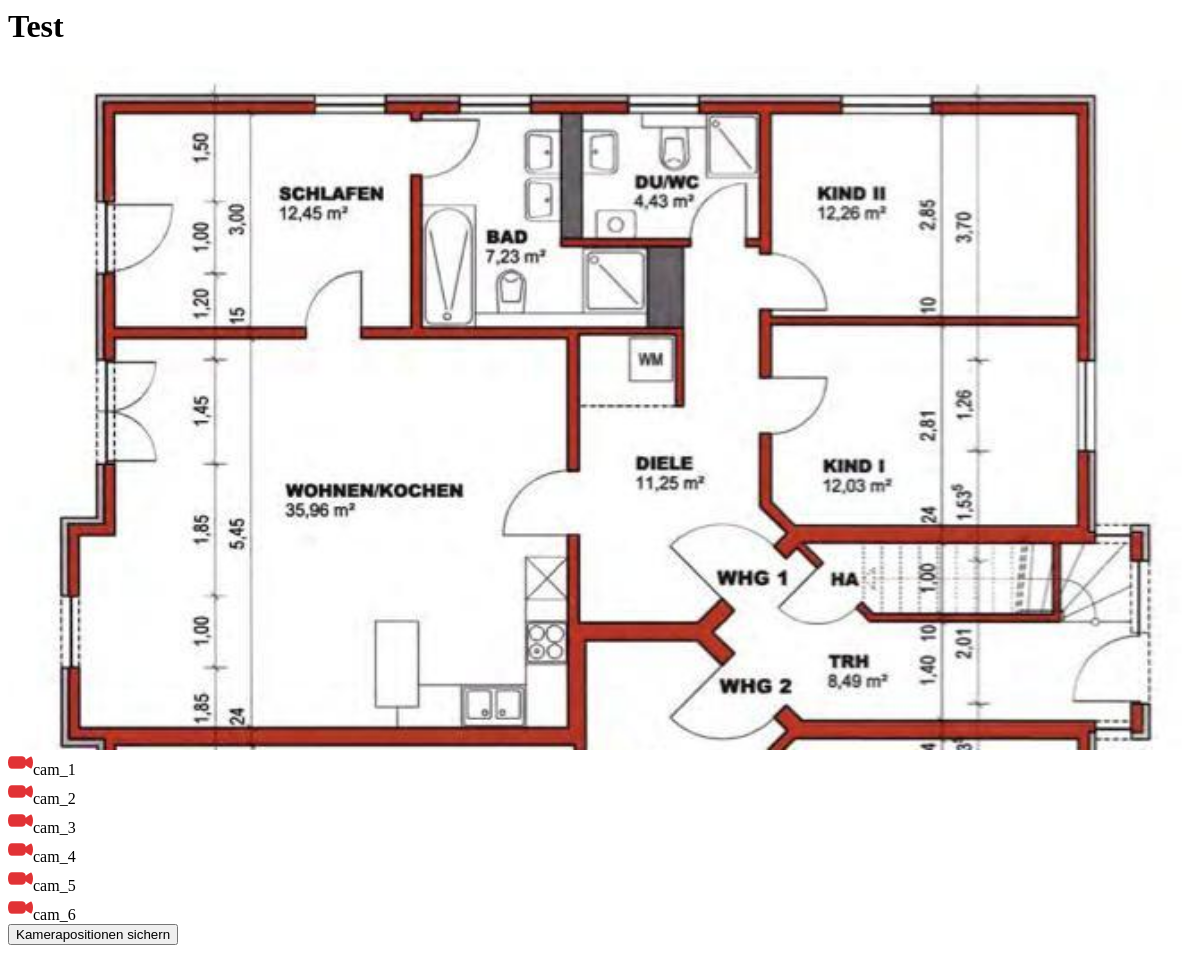
/managecams/1/, run on an earlier commit of the app's database.
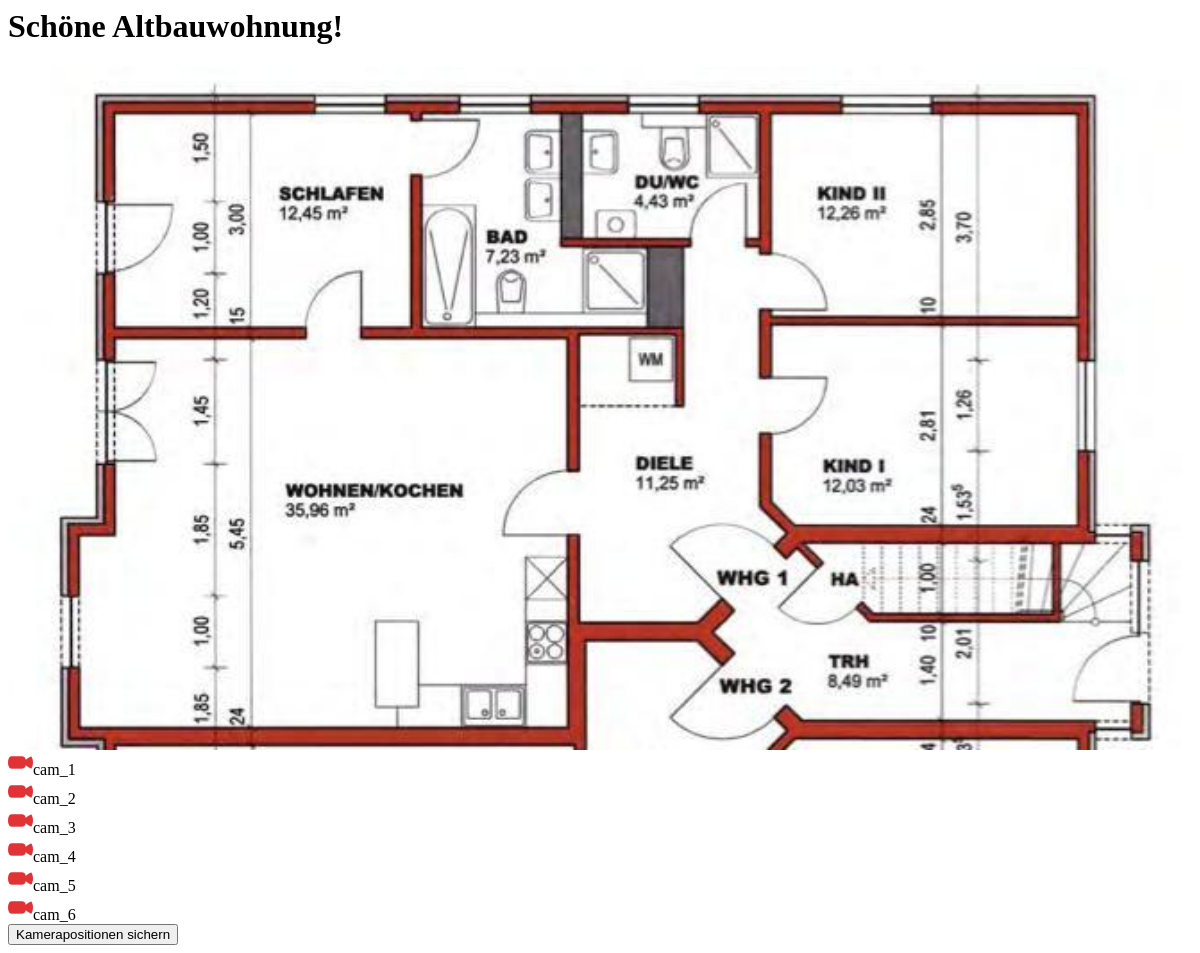
And on a later commit of the database.
### flat/models.py (models this page shows, shortened)
class flat(models.Model):
    Titel = models.CharField(max_length=128)
    Stockwerk = models.CharField(max_length=128)
    Position = models.CharField(max_length=128)
    Expose = models.ImageField()
    Beschreibung = models.TextField()
    Bild = models.ImageField()
    Kameras = models.ManyToManyField(camera)
    Haus = models.ForeignKey(house)
    Fläche = models.CharField(max_length=32)
    Kaltmiete = models.CharField(max_length=32)
    Objektnummer = models.CharField(max_length=32)
    class Meta:
        verbose_name = 'Wohnung'
        verbose_name_plural = 'Wohnungen'

### flat/views.py (the view)
# urls.py: url(r'^managecams/(?P<pk>[0-9]+)/$', ManageCamsView.as_view(), name='KameraManagement'),
class ManageCamsView(DetailView):
    template_name = "web/pages/managecams.html"
    model = flat

### templates/web/pages/managecams.html (shortened to what this page needs)
 {% load static %}
<h1> {{ flat.Titel }}</h1>
<img id="expose" width=100% src="{{ MEDIA_URL }}{{ flat.Expose.url }}"></img>
{% for cam in flat.Kameras.all %}
  <div class="camera" id="{{ cam.id }}"><img src="{% static 'cam.png' %}"></img>{{ cam.Titel }}</div>
{% endfor %}
<button onclick=sendPositions()>Kamerapositionen sichern</button>

What changed in the data, as far as the page shows it:
changed flat: Titel "Test" → "Schöne Altbauwohnung!"
